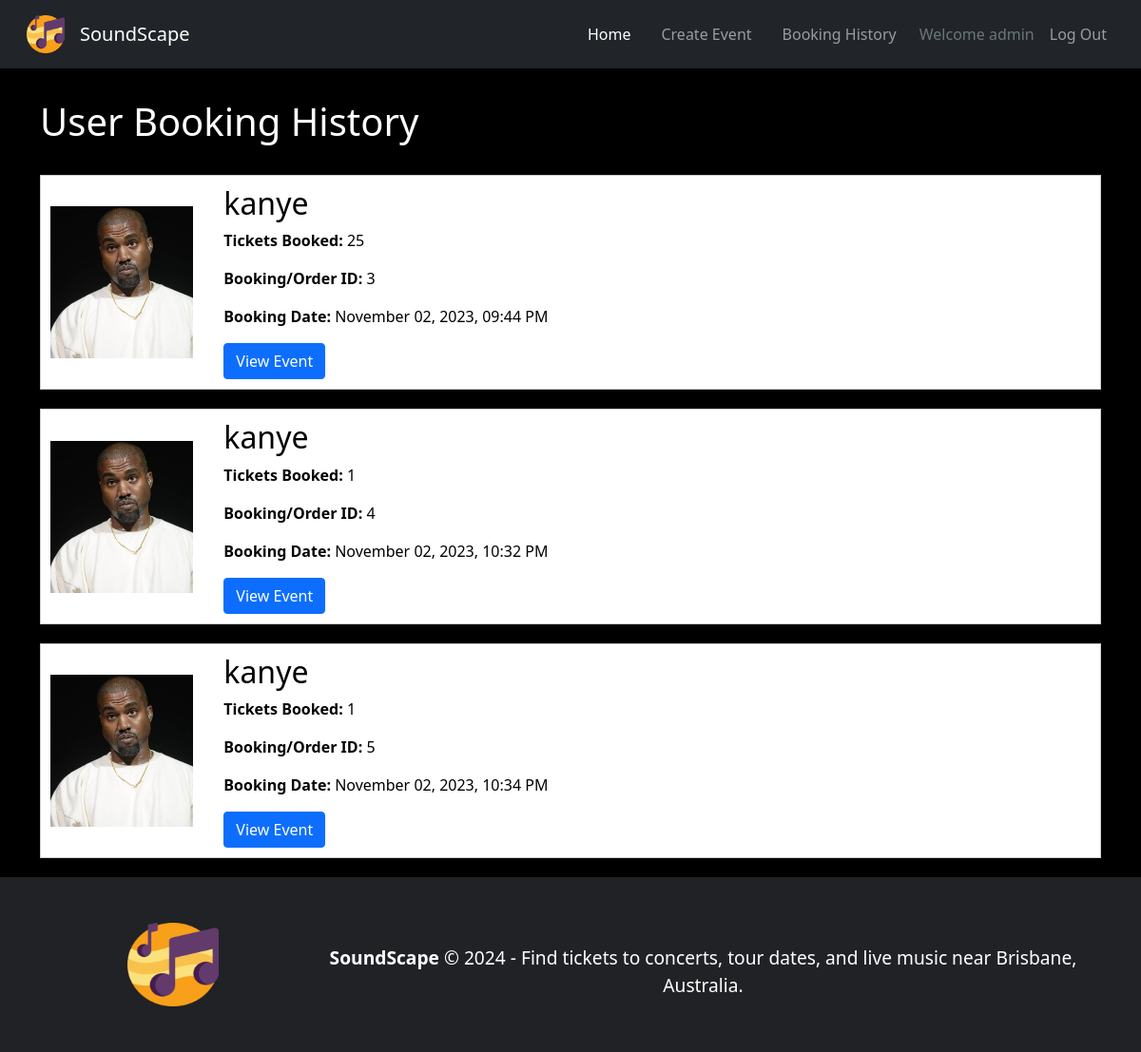
Page /events/booking-history (signed in) on the earlier database version.
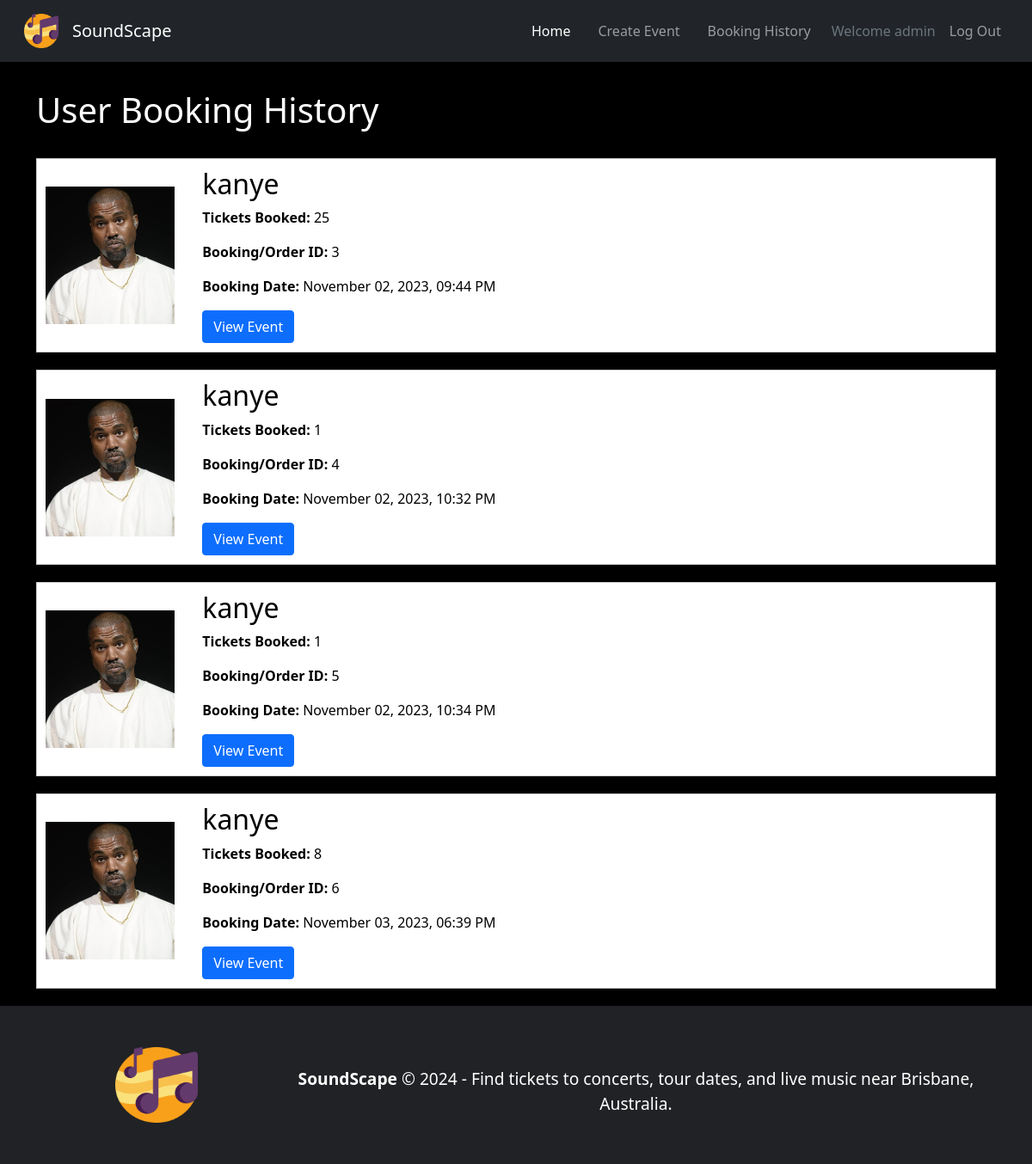
Same page on the later database version.
### soundscape/models.py (models this page shows, shortened)
class User(db.Model, UserMixin):
    __tablename__ = 'users'
    id = db.Column(db.Integer, primary_key=True)
    username = db.Column(db.String(100))
    email = db.Column(db.String(100))
    pass_hash = db.Column(db.String(255))

class Booking(db.Model):
    __tablename__ = 'bookings'
    id = db.Column(db.Integer, primary_key=True)
    user_id = db.Column(db.Integer, db.ForeignKey('users.id'))
    user = db.relationship('User', backref='bookings', lazy=True)
    event_id = db.Column(db.Integer, db.ForeignKey('events.id'))
    event = db.relationship('Event', backref='bookings', lazy=True)
    type = db.Column(db.String(20))
    quantity = db.Column(db.Integer)
    booking_date = db.Column(db.DateTime, default=datetime.now())

class Event(db.Model):
    __tablename__ = 'events'
    id = db.Column(db.Integer, primary_key=True)
    title = db.Column(db.String(50))
    description = db.Column(db.String(400))
    image = db.Column(db.String(400))
    venue = db.Column(db.String(100))
    date = db.Column(db.Date, default=datetime.now())
    status = db.Column(db.String(50))
    price = db.Column(db.Float)
    genre = db.Column(db.String(100))
    start_time = db.Column(db.Time)
    end_time = db.Column(db.Time)
    tickets_available = db.Column(db.Integer)
    user_id = db.Column(db.Integer, db.ForeignKey('users.id'))
    user = db.relationship('User', backref='events', lazy=True)

### soundscape/events.py (the view)
@destbp.route('/booking-history')
@login_required
def booking_history():
    bookings = Booking.query.filter_by(user_id=current_user.id).all()
    return render_template('booking_history.html', bookings=bookings)

### soundscape/templates/booking_history.html (shortened to what this page needs)
{% extends 'base.html' %}
{% block content %}
<main>
  <div class="container booking-history">
      <h1>User Booking History</h1>
      {% if not bookings %}
        <h1><strong>You have no bookings!</strong></h1>
      {% else %}
      <div class="booking-history">
          {% for booking in bookings %}
          <div class="event-entry">
              <img src="{{ booking.event.image }}" alt="Event Image" class="event-image">
              <div class="booking-info">
                  <h2>{{ booking.event.title }}</h2>
                  <p><strong>Tickets Booked:</strong> {{ booking.quantity }}</p>
                  <p><strong>Booking/Order ID:</strong> {{ booking.id }}</p>
                  <p><strong>Booking Date:</strong> {{ booking.booking_date.strftime('%B %d, %Y, %I:%M %p') }}</p>
                  <a href="{{ url_for('event.show', id=booking.event.id) }}" class="btn btn-primary">View Event</a>
              </div>
          </div>
          {% endfor %}
      </div>
      {% endif %}
  </div>
</main>
{% endblock %}

### soundscape/templates/base.html (shortened to what this page needs)
<!DOCTYPE html>
<html lang="en">
<head>
  <link href="https://cdn.jsdelivr.net/npm/bootstrap@5.1.3/dist/css/bootstrap.min.css" rel="stylesheet">
  <link rel="stylesheet" href="{{ url_for('static', filename='css/styles.css') }}">
</head>
<body class="index-bg">
  <nav class="navbar navbar-expand-lg navbar-dark bg-dark p-3">
    <div class="container-fluid">
      <img class="nav-logo" src="{{ url_for('static', filename='img/music-notes.png') }}">
      <a class="navbar-brand" href="/">SoundScape</a>
      <div class="collapse navbar-collapse" id="navbarNavDropdown">
        <ul class="navbar-nav ms-auto">
          <li class="nav-item">
            <a class="nav-link mx-2 active" href="{{ url_for('main.index') }}">Home</a>
          </li>
          <li class="nav-item">
            <a class="nav-link mx-2" href="{{ url_for('event.create') }}">Create Event</a>
          </li>
          <li class="nav-item">
            <a class="nav-link mx-2" href="{{ url_for('event.booking_history') }}">Booking History</a>
          </li>
          {% if current_user.is_authenticated %}
          <li class="nav-item">
            <a class="nav-item nav-link disabled text-muted" href="/">Welcome <span>{{current_user.username}}</span></a>
          </li>
          <li class="nav-item">
            <a class="nav-item nav-link" href="{{ url_for('auth.logout') }}">Log Out</a>
          </li>
          {% endif %}
        </ul>
      </div>
    </div>
  </nav>
  {% block content %}
  {% endblock %}
  <footer class="text-center text-lg-start text-white">
    <div class="container p-4">
        <section>
            <div class="row align-items-center">
                <div class="col-12 col-md-3 col-lg-3 col-xl-3 mb-4 text-center">
                    <img class="footer-logo" src="{{ url_for('static', filename='img/music-notes.png') }}">
                </div>
                <div class="col-12 col-md-9 col-lg-9 col-xl-9 mt-3 text-center">
                    <p class="footer-text mb-0 font-weight-bold"><span style="font-weight: bold;">SoundScape</span> &copy; {{ year }} - Find tickets to concerts, tour dates, and live music near Brisbane, Australia.
                    </p>
                </div>
            </div>
        </section>
    </div>
</footer>
</body>
</html>

### soundscape/static/css/styles.css (style rules this page uses)
html, body { background-image: url('static/img/crowd.jpg'); background-size: cover; background-repeat: no-repeat; background-attachment: fixed; height: 100%; width: 100%; margin: 0; background-color: #000000; }
footer { background-color: #202225; position: relative; }
span { font-weight: 500; }
.nav-logo { width: 3.5rem; padding-right: 1rem; }
.footer-logo { width: 6rem; height: 7rem; padding-top: 1.5rem; }
.footer-text { font-size: 1.2rem; }
.index-bg { color: #fff; background-image: url('https://images.unsplash.com/photo-1573152958734-1922c188fba3?ixlib=rb-4.0.3&ixid=M3wxMjA3fDB8MHxzZWFyY2h8NHx8Y29uY2VydCUyMGNyb3dkfGVufDB8fDB8fHww&w=1000&q=80'); height: auto; background-position: center; background-repeat: no-repeat; background-size: cover; position: relative; }
.index-bg::before { content: ""; position: absolute; top: 0; left: 0; height: 100%; width: 100%; margin: 0; background-color: rgba(0, 0, 0, 0.5); pointer-events: none; z-index: -1; }
.navbar-brand { font-weight: 500; }
.booking-history { margin-top: 2rem; min-height: 70vh; }
.event-entry { color: #000; border: 1px solid #ccc; background-color: #fff; padding: 10px; margin-bottom: 20px; display: flex; align-items: center; }
.event-image { max-width: 10rem; max-height: 10rem; margin-right: 2rem; }
.booking-info { flex-grow: 1; }

Differences in the rows shown:
added Booking: event.image (picture), event "kanye", quantity "8", id "6", booking_date "November 03, 2023, 06:39 PM"
